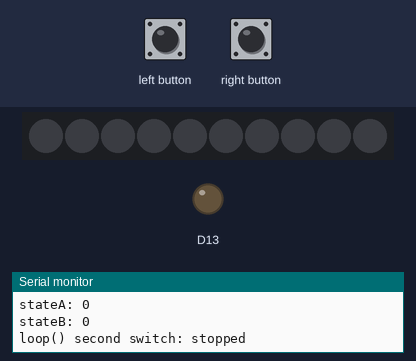
Bench run of a sketch on a simulated Adafruit Circuit Playground Express. Parts: 10 RGB LEDs in strip order, left to right, output pins drawn as LEDs (lit = HIGH), the last lines printed to the serial monitor. The inputs (shaded band) are chosen by the test bench. Dim RGB values are drawn brighter than linear.

Above: at 1.2 s.
1.3 s: left button pressed for 0.15 s
At 2.5 s:
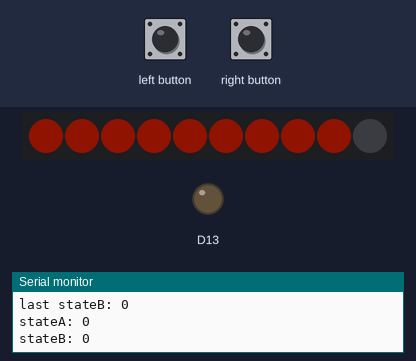
4.4 s: right button pressed for 0.15 s
At 5.4 s:
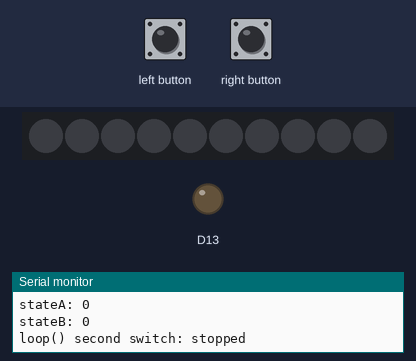
6.2 s: left button pressed for 1 s
At 8.0 s:
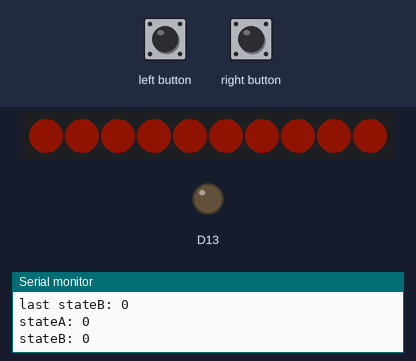
10.2 s: right button pressed for 1 s
At 11.7 s:
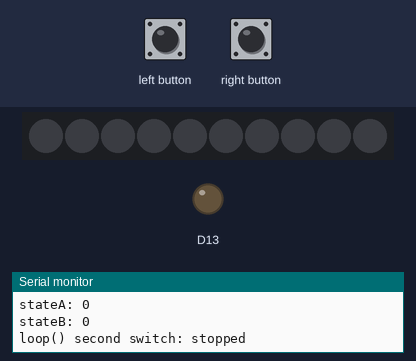
12.8 s: left button pulsed HIGH 2 times (0.12 s each, 0.3 s apart)
At 13.5 s:
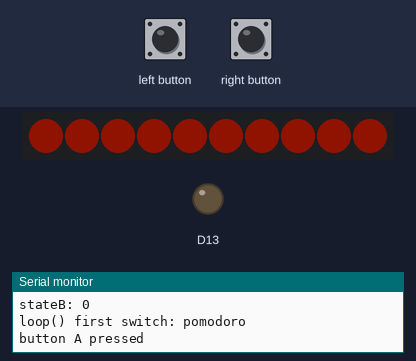
Timing chart, 0 to 15.8 s (numbered marks = the images above; inputs shaded):
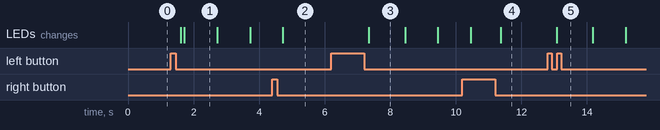

Measured:
- after the input at 1.3 s, the LEDs: first change after 0.31 s (image 1 shows a later state)
- after the input at 4.4 s, the LEDs: change after 0.33 s (image 2)
- after the input at 6.2 s, the LEDs: change after 1.1 s (image 3)
- after the input at 10.2 s, the LEDs: first differ from a run without the input after 1.2 s (image 4)
- after the input at 12.8 s, the LEDs: change after 0.28 s (image 5)
- what the display in image 1 shows lasts 1.0 s, from 1.7 s to 2.7 s
- what the display in image 3 shows lasts 1.1 s, from 7.3 s to 8.4 s

The sketch:

PomodoroTimer.ino
```cpp
#include <Adafruit_CircuitPlayground.h>
#define BUTTONA 4
#define BUTTONB 5
#define POMODORO_COLOR 0xB82000
#define BREAK_COLOR 0x279CD4
#define ONE_SECOND 1000
#define LIGHT_OFF 0x000000

#define COUNTDOWN_RATE_LONG_BREAK 180000 // 30 min breaks
#define COUNTDOWN_RATE_SHORT_BREAK 30000 // 5 min breaks
#define COUNTDOWN_RATE_POMODORO 150000 // 25 min pomodoro

//#define COUNTDOWN_RATE_LONG_BREAK 6000 // 1 min breaks
//#define COUNTDOWN_RATE_SHORT_BREAK 1000 // 10 sec breaks
//#define COUNTDOWN_RATE_POMODORO 5000 // 50 sec pomodoro

// Global Variables
long timeOfLastLightIndexDecrement = 0L;
long timeOfLastLightBlink = 0L;
int pomodoroCounter = 0;
int lightIndex = 9;
int lastStateA = 0;
int lastStateB = 0;

enum BlinkingLightState {
  ON,
  OFF
} blinkingLightState = ON;

enum SessionState {
  POMODORO,
  BREAK,
  STOPPED
} sessionState = STOPPED;

void startPomodoro() {
  Serial.println("first line of startPomodoro");
  Serial.print("pomodoro # ");
  Serial.println(pomodoroCounter);
  for (int i = 0; i < 10; i++) {
    CircuitPlayground.setPixelColor(i, POMODORO_COLOR);
  }
  lightIndex = 9;
  sessionState = POMODORO;
}

void startBreak() {
  Serial.println("first line of startBreak");
  for (int i = 0; i < 10; i++) {
    CircuitPlayground.setPixelColor(i, BREAK_COLOR);
  }
  lightIndex = 9;
  sessionState = BREAK;
}

void stopSession() {
  Serial.println("first line of stopSession");
  CircuitPlayground.clearPixels();
  lightIndex = 9;
  pomodoroCounter = 0;
  sessionState = STOPPED;
  timeOfLastLightIndexDecrement = 0L;
}

void playSound() {
  CircuitPlayground.playTone(523, 200);  // 523hz = C4
  CircuitPlayground.playTone(659, 100);  // 659hz = E5
  CircuitPlayground.playTone(698, 400);  // 698hz = F5
}

void countdown(int countdownRate) {
  //Serial.println("first line of countdown");
  long currentTime = millis();
  if ((currentTime - timeOfLastLightIndexDecrement) > countdownRate) {
    timeOfLastLightIndexDecrement = currentTime;
    Serial.print("light index: ");
    Serial.println(lightIndex);
    CircuitPlayground.setPixelColor(lightIndex, LIGHT_OFF);
    lightIndex--;
    if (lightIndex < 0) {
      // play sound and flash lights until a button is pressed
      // then continue to switch statement
      playSound();
      delay(100);
      playSound();
      delay(100);
      playSound();

      switch(sessionState) {
        case POMODORO:
          pomodoroCounter++;
          startBreak();
          break;
        case BREAK:
          if (pomodoroCounter == 4) {
            stopSession();
          } else {
            startPomodoro();
          }
          break;
        case STOPPED:
          break;
      }
    }
  } else {
    if ((currentTime - timeOfLastLightBlink) > ONE_SECOND) {
      timeOfLastLightBlink = currentTime;
      if (blinkingLightState == ON) {
        CircuitPlayground.setPixelColor(lightIndex, LIGHT_OFF);
        blinkingLightState = OFF;
      } else {
        blinkingLightState = ON;
        switch(sessionState) {
          case POMODORO:
            CircuitPlayground.setPixelColor(lightIndex, POMODORO_COLOR);
            break;
          case BREAK:
            CircuitPlayground.setPixelColor(lightIndex, BREAK_COLOR);
            break;
          case STOPPED:
            break;
        }
      }
    }
  }
}

void setup() {
  Serial.begin(115200);
  Serial.println("Pomodoro Timer!");
  pinMode(BUTTONA, INPUT_PULLDOWN);
  pinMode(BUTTONB, INPUT_PULLDOWN);
  CircuitPlayground.begin();
  CircuitPlayground.clearPixels();
}

void loop() {
  //Serial.println("first line of loop()");
  int stateA = digitalRead(BUTTONA);
  int stateB = digitalRead(BUTTONB);

  delay(100);

  Serial.print("last stateA: ");
  Serial.println(lastStateA);
  Serial.print("last stateB: ");
  Serial.println(lastStateB);
  Serial.print("stateA: ");
  Serial.println(stateA);
  Serial.print("stateB: ");
  Serial.println(stateB);

  // if button A has a change of state and is not currently pressed...
  if ((stateA != lastStateA) && stateA == 0) {
    switch(sessionState) {
      case POMODORO:
        Serial.println("loop() first switch: pomodoro");
        break;
      case BREAK:
        Serial.println("loop() first switch: break");
        break;
      case STOPPED:
        Serial.println("loop() first switch: stopped");
        startPomodoro();
        break;
    }
    Serial.println("button A pressed");
    delay(100);
  }

  // if button B has a change of state and is not currently pressed...
  if ((stateB != lastStateB) && stateB == 0) {
    stopSession();
    Serial.println("button B press");
    delay(100);
  }

  // update the previous button state
  lastStateA = stateA;
  lastStateB = stateB;

  switch(sessionState) {
    case POMODORO:
      //Serial.println("loop() second switch: pomodoro");
      countdown(COUNTDOWN_RATE_POMODORO);
      break;
    case BREAK:
      Serial.println("loop() second switch: break");
      if (pomodoroCounter < 4) {
        countdown(COUNTDOWN_RATE_SHORT_BREAK);
      } else {
        countdown(COUNTDOWN_RATE_LONG_BREAK);
      }
      break;
    case STOPPED:
      Serial.println("loop() second switch: stopped");
      break;
    }
}
```
